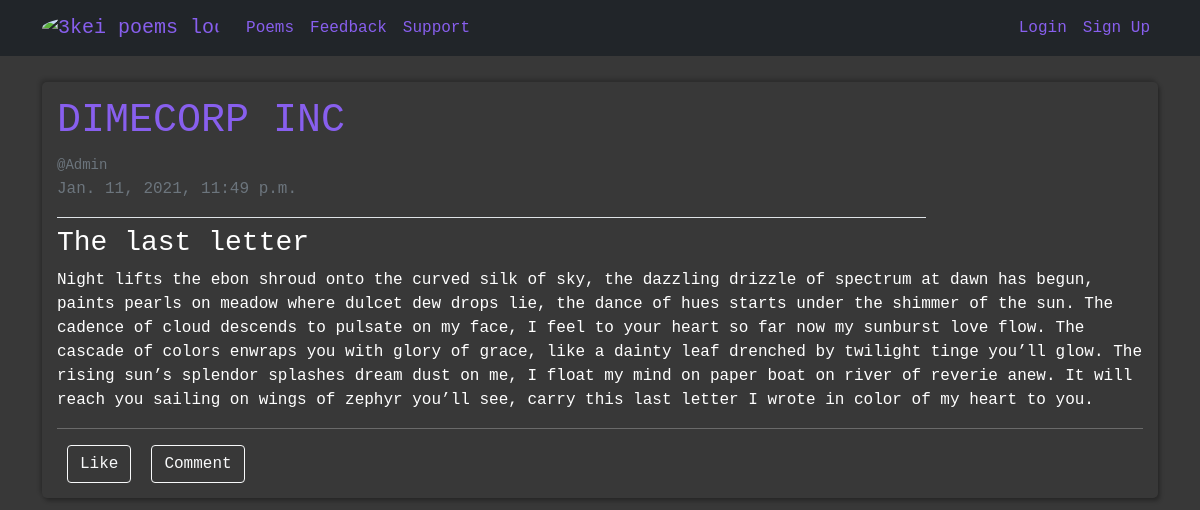
Screenshot of /poem/detail/1/ with the database file from the repository.
### quikTasks/models.py (models this page shows, shortened)
class Poem(models.Model):
    title = models.CharField(max_length=100, blank=True, null=True)
    category = models.CharField(max_length=255, null=True, blank=True)
    description = models.TextField(null=True)
    date_created = models.DateTimeField(auto_now_add=True)
    likes = models.IntegerField(default=10)
    author = models.ForeignKey(User, on_delete=models.CASCADE)

### quikTasks/views.py (the view)
# urls.py: path('poem/detail/<int:pk>/', PoemDetailView.as_view(), name="detail"),
class PoemDetailView(DetailView):
    model = Poem

### quikTasks/templates/quikTasks/poem_detail.html
{% extends 'quikTasks/layout.html' %}
{% block content %}
<div class="container">
   <div class="row my-3">
      <div class="col-12">
         <div class="poem-section">
            <div>
               {% if poem.author == user %}
               <section>
                  <h1 class="text-uppercase">{{poem.author.first_name}} {{poem.author.last_name}}</h1>
                  <small class="text-muted">@{{poem.author.username}}</small>
                  <p class="text-muted">{{poem.date_created}}</p>
               </section>
               <section class="mb-2">
                  <a class="btn btn-outline-info btn-sm" href="{% url 'poem-update' poem.id %}">Update</a>
                  <a class="btn btn-outline-danger btn-sm" href="{% url 'poem-delete' poem.id %}">Delete</a>
               </section>
               {% else %}
               <a href="{% url 'user-poems' poem.author.username %}">
                  <h1 class="text-uppercase">{{poem.author.first_name}} {{poem.author.last_name}}</h1>
                  <small class="text-muted">@{{poem.author.username}}</small>
                  <p class="text-muted">{{poem.date_created}}</p>
               </a>
               {% endif %}
            </div>
            <legend class="border-bottom" style="width: 80%;"></legend>
            <h3>{{poem.title}}</h3>
            <p>{{poem.description}}</p>
            <hr>
            <div class="comment">
               <div class="like">
                  <button class="btn btn-outline-light">Like</button>
               </div>
               <div class="like">
                  <button class="btn btn-outline-light">Comment</button>
               </div>
            </div>
         </div>
      </div>
   </div>
</div>
{% endblock content %}

### quikTasks/static/quikTasks/css/main.css (style rules this page uses)
* { margin: 0; padding: 0; font-family: monospace, Arial, Helvetica, sans-serif; }
body { background-color: #383838; color: #fff !important; }
a { color: #885fee !important; }
.poem-section { margin: 10px 0; padding: 15px; border-radius: 5px; box-shadow: -2px -3px 4px 0 rgba(0, 0, 0, 0.2), 2px 3px 4px 0 rgba(0, 0, 0, 0.3); }
.comment { display: flex; flex-direction: row; }
.like { margin: 0 10px; }

### quikTasks/static/quikTasks/css/profile.css (style rules this page uses)
a { text-decoration: none; color: #fff; }

### rows the page displays
Poem: author.first_name "DIMECORP", author.last_name "INC", author.username "Admin", date_created "Jan. 11, 2021, 11:49 p.m.", title "The last letter", description "Night lifts the ebon shroud onto the curved silk of sky, the dazzling drizzle of spectrum at dawn has begun, paints pearls on meadow where dulcet dew drops lie, the dance of hues starts under the shimmer of the sun. The cadence of cloud descends to pulsate on my face, I feel to your heart so far now my sunburst love flow. The cascade of colors enwraps you with glory of grace, like a dainty leaf drenched by twilight tinge you’ll glow. The rising sun’s splendor splashes dream dust on me, I float my mind on paper boat on river of reverie anew. It will reach you sailing on wings of zephyr you’ll see, carry this last letter I wrote in color of my heart to you."
